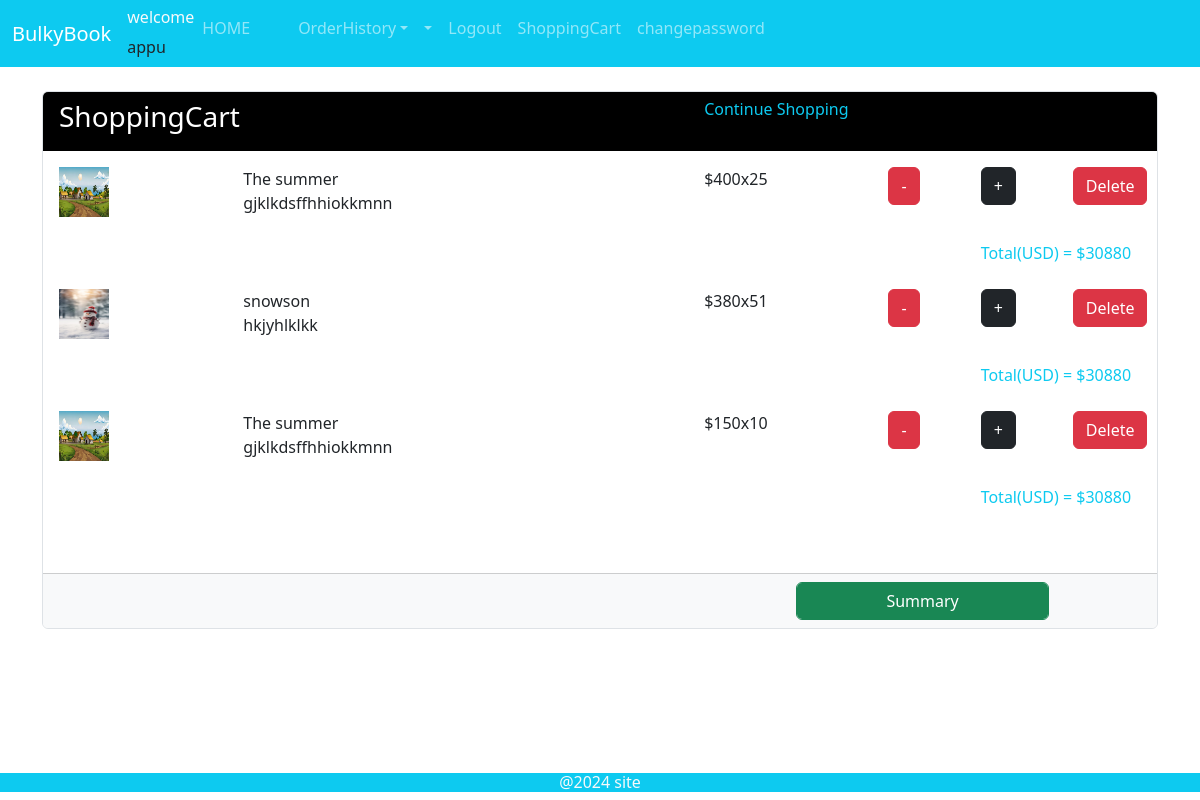
/shopcart (signed in), run on the app's committed database.
### users/models.py (models this page shows)
class cart(models.Model):
    customerid=models.ForeignKey(User,on_delete=models.CASCADE)
    productid=models.ForeignKey(product,on_delete=models.CASCADE)
    count=models.IntegerField()
    price=models.IntegerField()

### manager/models.py (models this page shows, shortened)
class product(models.Model):
    title=models.CharField(max_length=20)
    ISBN=models.CharField(max_length=20)
    author=models.CharField(max_length=20)
    description=models.TextField()
    listprise=models.FloatField()
    price=models.FloatField()
    price50=models.FloatField()
    price100=models.FloatField()
    categorys=models.ForeignKey(category,on_delete=models.CASCADE)
    covertype=models.ForeignKey(covertypetable,on_delete=models.CASCADE)
    image=models.FileField(upload_to='media')

### users/views.py (the view)
# urls.py: path('shopcart',views.shopcart,name="shopcart"),
def shopcart(request):
    id=request.user.id
    cart_obj=cart.objects.filter(customerid_id=id)
    grand=0
    for c in cart_obj:
        total=(c.count)*(c.price)
        grand=grand+total
    p={'n':cart_obj,'gr':grand}
    return render(request,'customer/shoppingcart.html',p)

### template/customer/shoppingcart.html (shortened to what this page needs)
{% extends 'customer/userhome.html' %}
{% block content %}
<div class="container mt-3">
    <div class="row">
        <div class="col-md-6">
        </div>
    </div>
    <div   class="card border">
        <div class="card-header bg-black">
            <div class="row">
                <div class="col-7">
                    <h3 class="text-white">ShoppingCart</h3>
                </div>
                <br>
                <div class="col-5">
                    <h6 class="text-info">Continue Shopping</h6>
                </div>
            </div>
        </div>
        <div class="card-body">
            {% for i in n %}
            <div class="row">
<div class="col-2">
    <span><img src="{{i.productid.image.url}}" style="width: 50px; height: 50px;" alt=""></span>
</div>
        <div class="col-3">
          <span>{{i.productid.title}}</span><br>
          <span>{{i.productid.description}}</span>
        </div>
        <div class="col-2">
        </div>
        <div class="col-2">
          <span>${{i.price}}x{{i.count}}</span>
        </div>
        <div class="col-1">
            <a href="{% url 'trash' i.id %}" class="btn btn-danger">-</a>
        </div>
        <div class="col-1">
            <a href="{% url 'addproduct' i.id  %}" class="btn btn-dark">+</a>
        </div>
        <div class="col-1">
           <a href="{% url 'deleteproductlist' i.id %}" class="btn btn-danger">Delete</a>
        </div>
</div>
        <br>
        <div class="row">
  <div class="col-10">
  </div>
<div class="col-2">
    <label for="table" class="text-info">Total(USD) = ${{gr}} </label>
</div>
        </div>
        <br>
        {% endfor %}
    </div>
<br>
<div class="card-footer bg-light">
    <div class="row">
        <div class="col-8">
        </div>
        <div class="col-3">
            <a href="{% url 'summary' %}" class="btn btn-success form-control">Summary</a>
        </div>
    </div>
</div>
</div>
</div>
{% endblock %}

### template/customer/userhome.html (shortened to what this page needs)
<!DOCTYPE html>
<html lang="en">
<head>
    <link rel="stylesheet" href="/static/css/bootstrap.css">
    <link href="https://cdn.jsdelivr.net/npm/bootstrap@5.3.3/dist/css/bootstrap.min.css" rel="stylesheet">
</head>
<body>
    <nav class="navbar navbar-expand-sm bg-info navbar-dark">
        <div class="container-fluid">
          <a class="navbar-brand" href="#">BulkyBook</a>
          <div class="collapse navbar-collapse" id="collapsibleNavbar">
            <ul class="navbar-nav">
                <li class="nav-item">
                   <h6 class="text-light">welcome</h6>{{user.username}}
                  </li>
              <li class="nav-item">
                <a class="nav-link" href="#">HOME</a>
              </li>
              <li class="nav-item">
                <a class="nav-link" href="#"></a>
              </li>
              <li class="nav-item">
                <a class="nav-link" href="#"></a>
              </li>
              <li class="nav-item dropdown">
                <a class="nav-link dropdown-toggle" href="#" role="button" data-bs-toggle="dropdown">OrderHistory</a>
              </li>
              <li class="nav-item dropdown">
                <a class="nav-link dropdown-toggle" href="#" role="button" data-bs-toggle="dropdown"></a>
              </li>
              <li class="nav-item">
                <a class="nav-link" href="{% url 'logoutuser' %}">Logout</a>
              </li>
              <li class="nav-item">
                <a class="nav-link" href="{% url 'shopcart' %}">ShoppingCart</a>
              </li>
              <li class="nav-item">
                <a class="nav-link" href="{% url 'changepassword' %}">changepassword</a>
              </li>
            </ul>
          </div>
        </div>
      </nav>
{% block content %}
{% endblock %}
<footer class="fixed-bottom">
    <h6 class="text-light bg-info text-center">@2024 site</h6>
</footer>
</body>
</html>

### data on the page
cart: productid.image (picture), productid "The summer", productid.description "gjklkdsffhhiokkmnn", price "400", count "25", gr "30880"
cart: productid.image (picture), productid "snowson", productid.description "hkjyhlklkk", price "380", count "51", gr "30880"
cart: productid.image (picture), productid "The summer", productid.description "gjklkdsffhhiokkmnn", price "150", count "10", gr "30880"

### other printed values
{{ user.username }} "appu"
